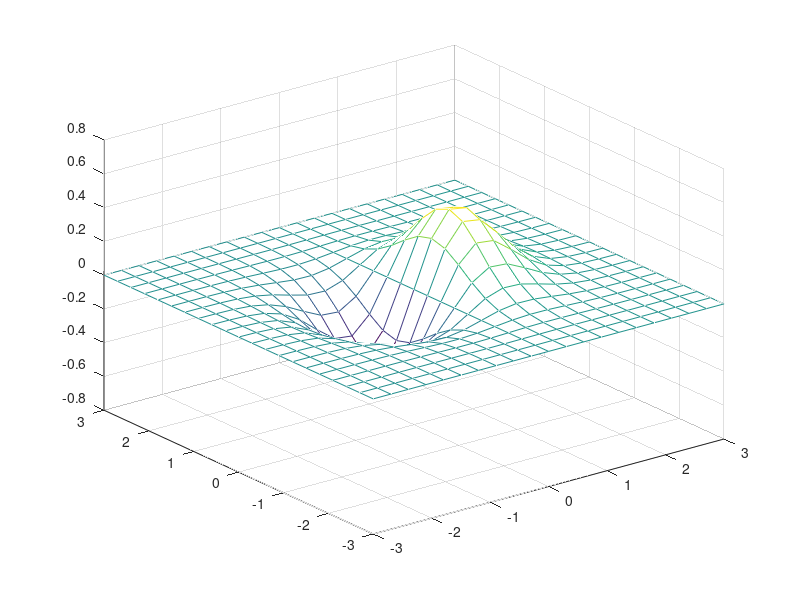

The MATLAB source for this figure:
%Visualisasi

% %Plot
% x = [-10:1:10];
% f = x.^2;
% g = 5+2*x;
% plot(x,f,'g*',x,g,'r--')
% xlabel('sumbu x')
% ylabel('f(x)')
% title('Grafik fungsi x^2') 
% legend('f(x)','g(x)')
% grid on

%Sub Plot
x = [-100:1:100];
f = x.^2;
g = 2*x;

%subplot(2,1,1) %(baris,kolom,..)
% figure(1)%memunculkan di figur yg berbeda
% plot(x,f,'g*')
% xlabel('sumbu x')
% ylabel('f(x)')
% title('Grafik fungsi x^2') 
% % legend('f(x)','g(x)')
% 
% % subplot(2,1,2) %(baris,kolom,..)
% figure(2)%memunculkan di figur yg berbeda yaitu figure ke2
% plot(x,g,'r+')
% xlabel('sumbu x')
% ylabel('g(x)')
% title('Grafik fungsi 2*x') 
% % legend('f(x)','g(x)')
% 
% grid on

%contour plot
% x = linspace(-10*pi,2*pi);
% y = linspace(0,11*pi);
% [X,Y] = meshgrid(x,y);
% Z = sin(X)+cos(Y);
% contour(X,Y,Z)
% X = [-3:0.5:3];
% y = [-3:0.5:3];
[X,Y]=meshgrid(-3:0.3:3);
z = X.*exp(-X.^2-Y.^2);
% surfc(X,Y,z)
mesh(X,Y,z)
%plot 3D
% t = linspace(-10,10,1000);
% xt = exp(-t./10).*sin(5*t);
% yt = exp(-t./10).*cos(5*t);
% p = plot3(xt,yt,t);

%plot contour 3D
% [X,Y] = meshgrid(-2:0.0125:2);
% Z = X.*exp(-X.^2-Y.^2);
% [M,c] = contour3(X,Y,Z,30);
% c.LineWidth = 3;